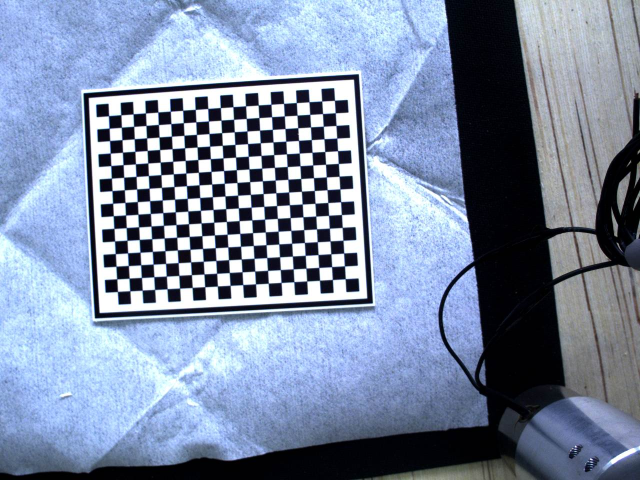
#> input picture CamCalib/Calibsource/calib1.jpg, 1280 x 960 px (shown at 1/2 size)
$ python 7_13jiaodu.py
#> lines starting #> are read from the running program, lines starting #| are printed output that depends on the picture; after the words box and inside, x2 and y2 are one past the last pixel; in counts of white or black regions, pixels touching at a corner belong together; long printed decimals are rounded
'''
    7.13 在原有视频流的基础上加入角度检测
'''
import numpy as np
import glob
import cv2

def calibrate():
    # 设置寻找亚像素角点的参数，采用的停止准则是最大迭代次数30和最大误差容限0.001
    criteria = (cv2.TERM_CRITERIA_MAX_ITER | cv2.TERM_CRITERIA_EPS, 30, 0.001)
    # 获取标定板角点的位置
    objp = np.zeros((Nx_cor * Ny_cor, 3), np.float32)
    objp[:, :2] = np.mgrid[0:Nx_cor*30:30, 0:Ny_cor*30:30].T.reshape(-1, 2)  # 将世界坐标系建在标定板上，所有点的Z坐标全部为0，所以只需要赋值x和y

    obj_points = []  # 存储3D点
    img_points = []  # 存储2D点

    images = sorted(glob.glob("D:/Users/Desktop/CamCalib/Calibsource/calib*.jpg"))
    for fname in images:
        # print(fname)
        img = cv2.imread(fname)
#> img is the input picture: shape (960, 1280, 3); mean B, G, R 163, 138.9, 124.9
        cv2.imshow('img',img)
        gray = cv2.cvtColor(img, cv2.COLOR_BGR2GRAY)
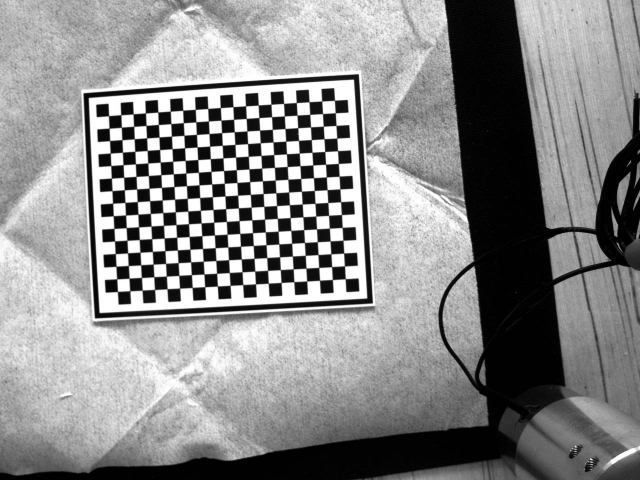
#> gray: shape (960, 1280) (shown at 1/2 size); min 0, max 255, mean 137.4
        ret, corners = cv2.findChessboardCorners(gray, (Nx_cor, Ny_cor), None)
#> ret = False; corners = None
        print(ret)
#| False
        if ret:
            corners = cv2.cornerSubPix(gray, corners, (5, 5), (-1, -1), criteria)  # 在原角点的基础上寻找亚像素角点
            obj_points.append(objp)
            img_points.append(corners)

            cv2.drawChessboardCorners(img, (Nx_cor, Ny_cor), corners, ret)  # OpenCV的绘制函数一般无返回值
            cv2.imshow('img', img)
            cv2.waitKey(800)
#> pass 2 of the loop in calibrate, `for fname in images:`:
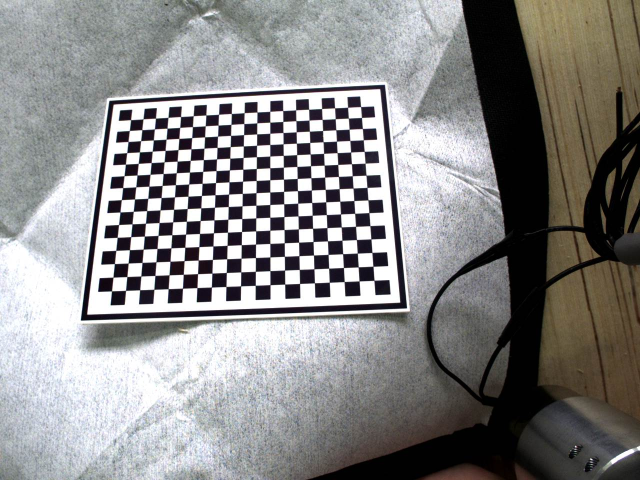
#> input picture CamCalib/Calibsource/calib10.jpg, 1280 x 960 px (shown at 1/2 size)
#> in calibrate, img is the input picture: shape (960, 1280, 3); mean B, G, R 135.9, 136.2, 137.1
#> in calibrate, `gray = cv2.cvtColor(img, cv2.COLOR_BGR2GRAY)`:
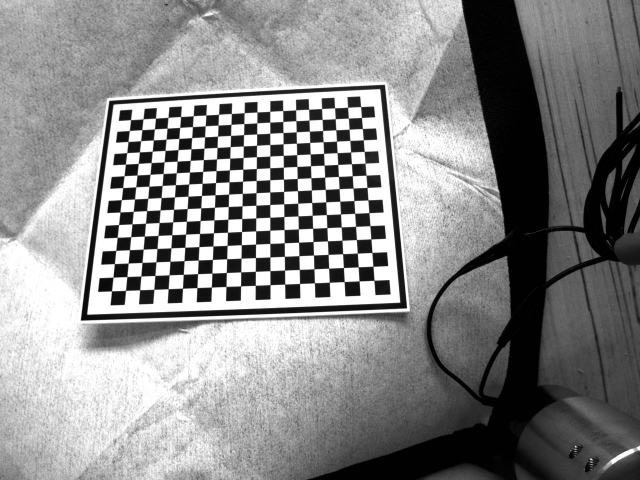
#> gray: shape (960, 1280) (shown at 1/2 size); min 0, max 255, mean 136.4
#| False
#> pass 3 of the loop in calibrate, `for fname in images:`:
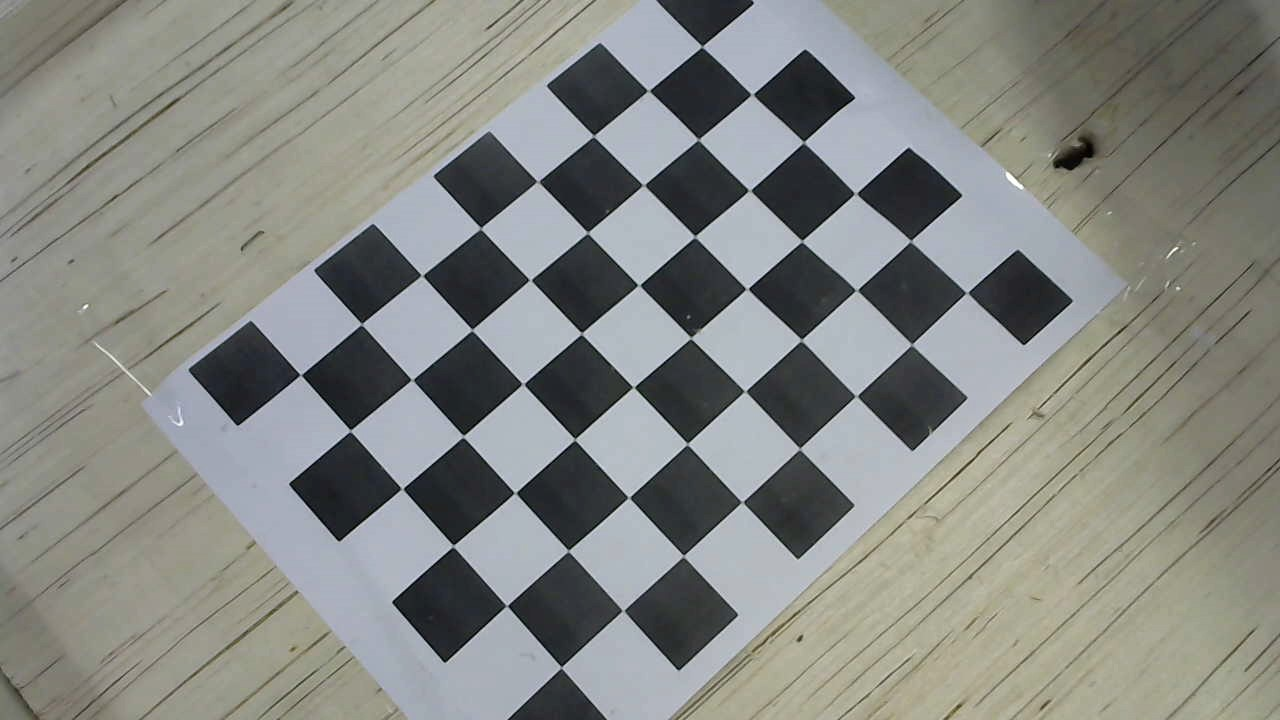
#> input picture CamCalib/Calibsource/calib11.jpg, 1280 x 720 px
#> in calibrate, img is the input picture: shape (720, 1280, 3); mean B, G, R 130.5, 135.2, 133.1
#> in calibrate, `gray = cv2.cvtColor(img, cv2.COLOR_BGR2GRAY)`:
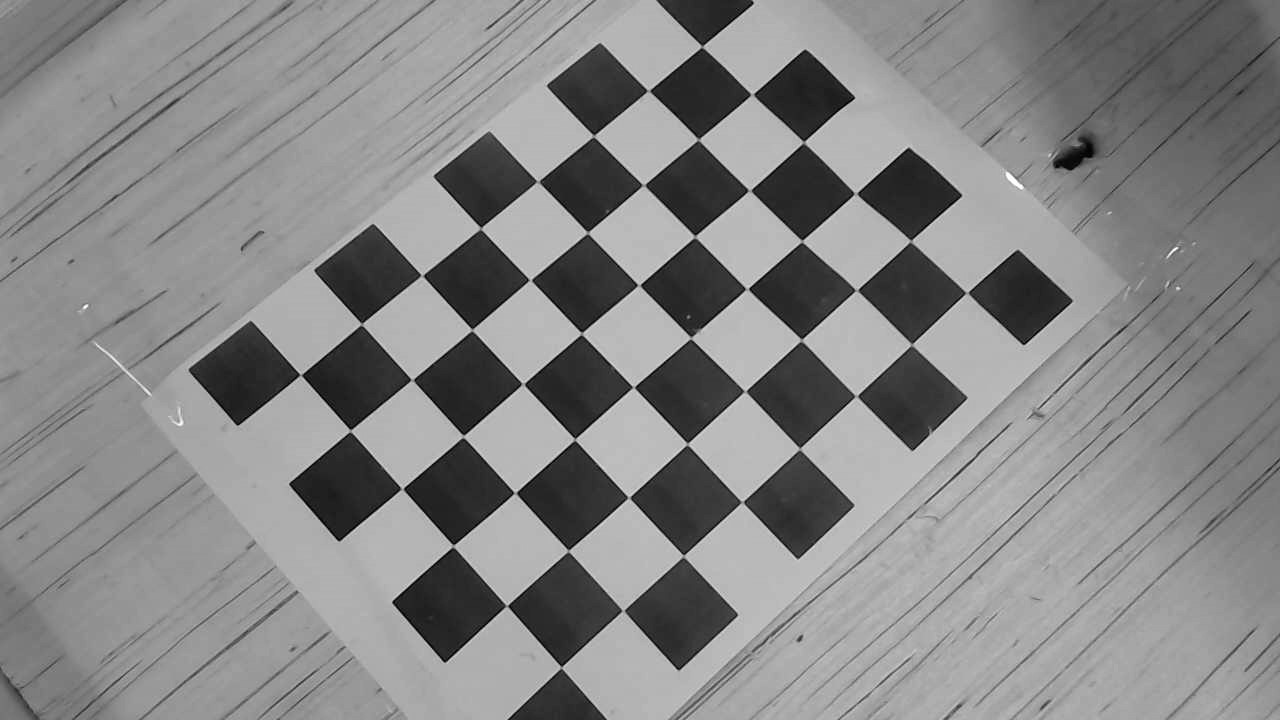
#> gray: shape (720, 1280); min 0, max 255, mean 134.1
#> in calibrate, `ret, corners = cv2.findChessboardCorners(gray, (Nx_cor, Ny_cor), None)`: ret = True; corners = 48 rows, first 8: [306, 375], [361.2, 324.8], [422, 275.6], [481.3, 227.8], [536.8, 181.2], [593.6, 135.6], [647.5, 90.57], [702, 50]
#| True
#> in calibrate, `corners = cv2.cornerSubPix(gray, corners, (5, 5), (-1, -1), criteria)`: corners = 48 rows, first 8: [306, 375], [361.5, 324.2], [422.1, 275.4], [480.7, 228.3], [537.8, 181.5], [593.7, 135.9], [648.4, 90.7], [702, 46.55]
#> in calibrate, `cv2.drawChessboardCorners(img, (Nx_cor, Ny_cor), corners, ret)`:
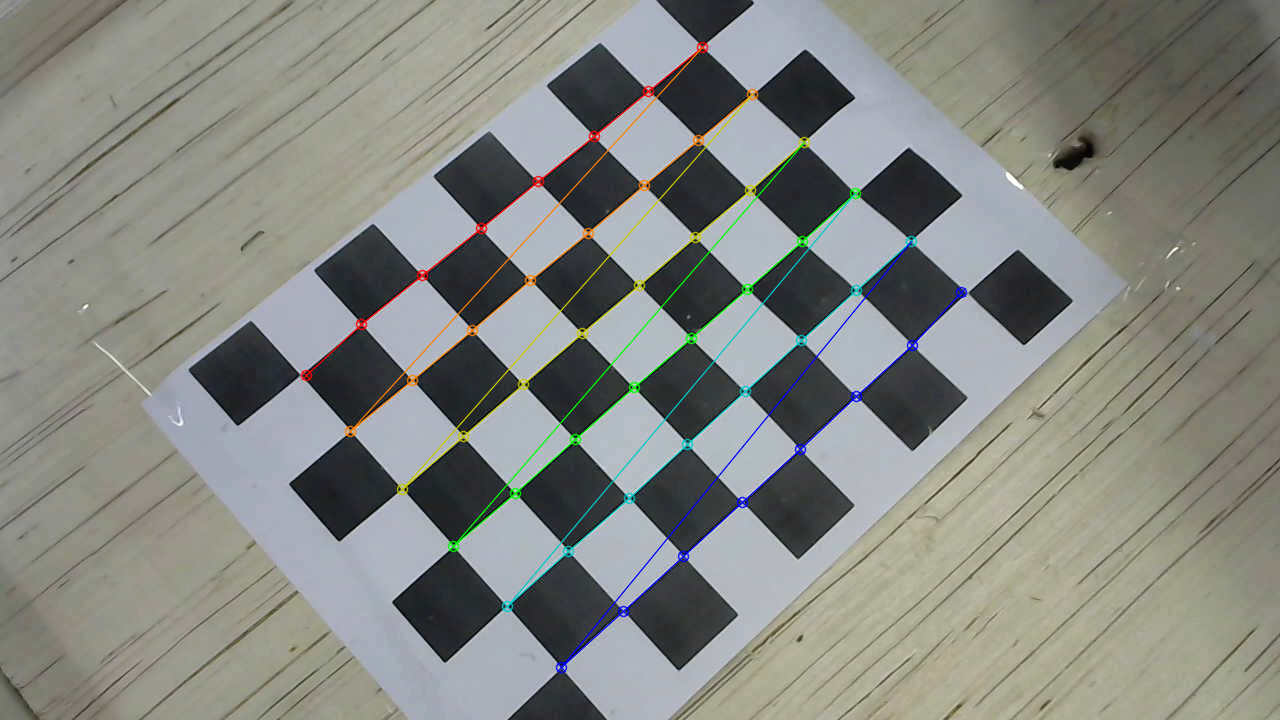
#> img: shape (720, 1280, 3); 1.88% of pixels changed, all inside (x1, y1, x2, y2) = (300, 41, 968, 674)
    print('共计',len(img_points),'张图片')
#| 共计 1 张图片
    # global mtx, dist, rvecs, tvecs
    global mtx,dist
    # 标定
    ret, mtx, dist, rvecs, tvecs = cv2.calibrateCamera(obj_points, img_points, gray.shape[::-1], None, None)
#> ret = 0.911; mtx = [[3714.7, 0, 626.9], [0, 6119.4, 240.4], [0, 0, 1]]; dist = [[4.64, -611.3, -0.0438, -0.00601, -11.76]]; rvecs = ([-0.93, -0.353, -0.681],); tvecs = ([-124.5, 31.69, 1430.8],)

    # 衡量误差
    # 使用cv2.projectPoints()，计算三维点到二维图像的投影，
    # 然后计算反投影得到的点与图像上检测到的点的误差，最后计算一个对于所有标定图像的平均误差，这个值就是反投影误差。
    # 重投影误差是用估计的内在矩阵和外在矩阵重新投影的3D点与通过某些图像处理技术（例如棋盘图案的角落）检测到的2D图像点之间的误差（例如欧几里德距离）。
    tot_error = 0
    for i in range(len(obj_points)):
        img_points2, _ = cv2.projectPoints(obj_points[i], rvecs[i], tvecs[i], mtx, dist)
        error = cv2.norm(img_points[i], img_points2, cv2.NORM_L2) / len(img_points2)
        tot_error += error
#> this loop made 1 pass
#> (error, tot_error) on pass 1: (0.131, 0.131)
#> after the loop, tot_error = 0.131
    print("重投影误差:", tot_error / len(obj_points))
#| 重投影误差: 0.1315
    print("-----------------------------------------------------")
    np.savez('D:/Users/Desktop/CamCalib/Calibresult/calibrate.npz', mtx=mtx, dist=dist[0:4])

# 得到相机的外参矩阵
# [146 lines left out: functions Transfer, cameraToWorld, DetectCircle, not called in this run]

if __name__ == '__main__':
    # 全局变量
    Nx_cor = 8  # 横向
    Ny_cor = 6  # 竖向

    rmtx = []
    tmtx = []

    # 标定，获取内参，同一相机内参矩阵固定
    try:
        npzfile = np.load('D:/Users/Desktop/CamCalib/Calibresult/calibrate.npz')
        mtx = npzfile['mtx']
        dist = npzfile['dist']
    except IOError:
        print("重新标定相机...")
        calibrate()

    # [8 lines of commented-out code are left out]

    cap = cv2.VideoCapture(0, cv2.CAP_DSHOW)    # 载入视频
    cap.set(3,1280)
    cap.set(4,720)
    count = 1    # 图片编号初始化
    Tflag = 0
    # 按一下空格，打印此刻图片的圆心像素坐标转换成世界坐标
    # 最后按esc ord:27可以退出循环
    print('请按空格键获取外参...')
    while True:
        isCaptured, frame = cap.read()
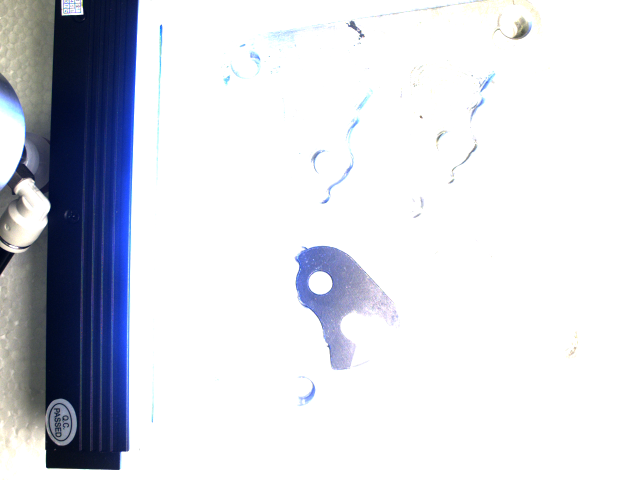
#> input picture CamCalib/Calibsource/111.bmp, 1280 x 960 px, given in place of the camera (shown at 1/2 size)
#> frame is the input picture: shape (960, 1280, 3); mean B, G, R 225.5, 218, 215.6
        # print(frame.shape)
        cv2.imshow('frame', frame)
        k = cv2.waitKey(1)
#> (key Esc is pressed here)
        if k == ord(' '):
            print(Tflag)
            # 每次开机都要对外参进行校正
            if Tflag == 0:
                cv2.imwrite("D:/Users/Desktop/CamCalib/Calibsource/T.jpg", frame)
                print("开始标定外参...")
                Transfer()
                Tflag += 1
            else:
                print(rmtx)
                # 保存关键帧
                cv2.imwrite("D:/Users/Desktop/CamCalib/Calibresult/Circle%d.jpg" % count, frame)
                print('Save Circle%d.jpg' % count)
                # 检测圆心世界坐标值
                count = DetectCircle(count,mtx,rmtx,tmtx)
        if k == 27:
            break
    cap.release()
    cv2.destroyAllWindows()
